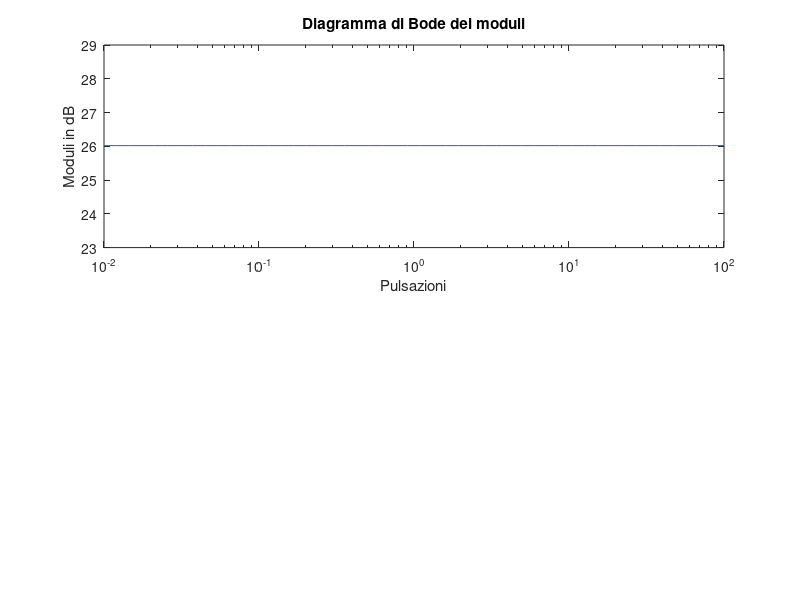

This figure's MATLAB source: (Note: this script raises an error after producing the figure.)
% la traccia chiede di ottenere i diagrammi di Bode per il sistema
% caratterizzato dalla funzione di trasferimento:
%fdt: g(s) = K/s(s+1)(s+5)
% bisogna tracciare i diagrammi per i valori di K=1, K=10; K=20
clear; clc; close all;
CLEARANCE = 2;

K = 1;
num = [0 0 0 K];
den = [1 6 5 0];

sys1 = tf(num, den);

% ottengo gli zeri, i poli ed il guadagno
[z, p, k] = tf2zp(num, den);
p = p*-1;       % le frequenze sono il modulo dei poli
p = p(p>0);     % se ci sono poli in origine non sono utili al calcolo delle frequenze, li tolgo

% trovo l'esponente piu piccolo e quello piu grande, e prendo un intervallo
% di un ordine di grandezza piu grande e piu piccolo.   Ricorda di prendere
% sempre almeno un ordine di grandezza in piu e in meno!

lower = floor(log10(abs(min(p)))) -CLEARANCE;   % prendo CLEARENCE ordini di grandezza in più
upper = floor(log10(abs(max(p)))) +CLEARANCE;   % prendo CLEARENCE ordini di grandezza in meno

w = logspace(lower, upper);         % genero l'asse delle pulsazioni w a partire dai lower e upper bounds

[mag, phase, w] = bode(sys1, w);    % creo i valori di modulo e fase del diagramma di bode

% non possiamo usare "mag" così com'è perchè è un'array tridimensionale [1x1x50],
% dobbiamo quindi convertirlo in un array bidimensionale [1x50].
n = length(w);                      
mod2d(1:n) = 20*log10(mag(1,1,:));  % converto in un array bidimensionale e ne calcolo il valore in decibel.
phase2d(1:n) = phase(1,1,:);          % della fase non mi serve il valore in dB.

%#################### DISPLAY ####################
grid on;

subplot(2,1,1);
semilogx(w, mod2d);                 % posso finalmente fare il plot dei moduli
title("Diagramma di Bode dei moduli");
xlabel("Pulsazioni");
ylabel("Moduli in dB");
drawBreakingPoints(p);              % disegno i punti di rottura


subplot(2,1,2);
semilogx(w, phase2d);
title("Diagramma di Bode delle fasi");
xlabel("Pulsazioni");
ylabel("Fasi in gradi");
drawBreakingPoints(p);


% funzione che disegna delle linee verticali in corrispondenza dei punti di
% rottura
function drawBreakingPoints(p)
    for i = 1:length(p)
        xline(p(i))
    end
end